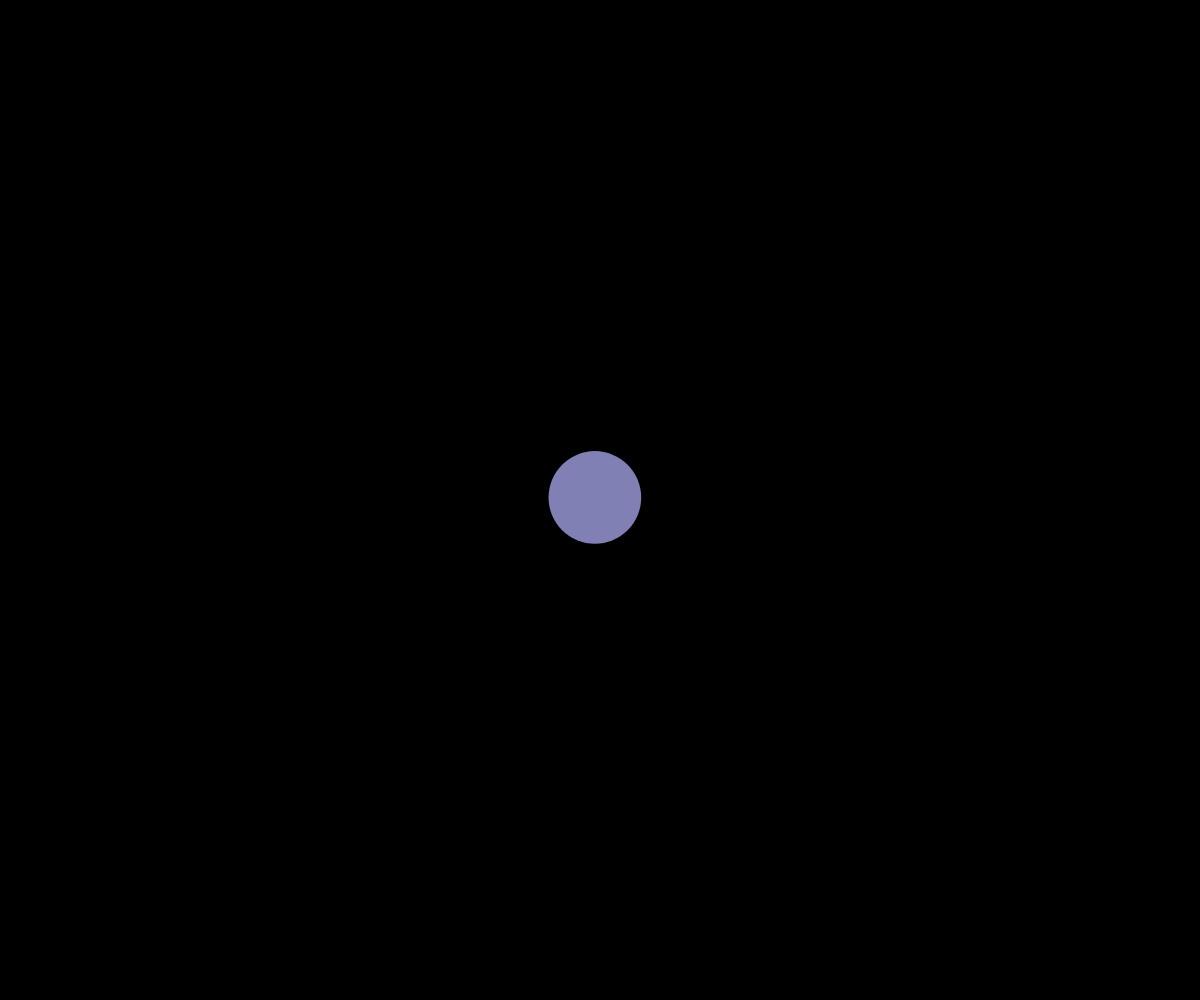
Frame 1 (no input)
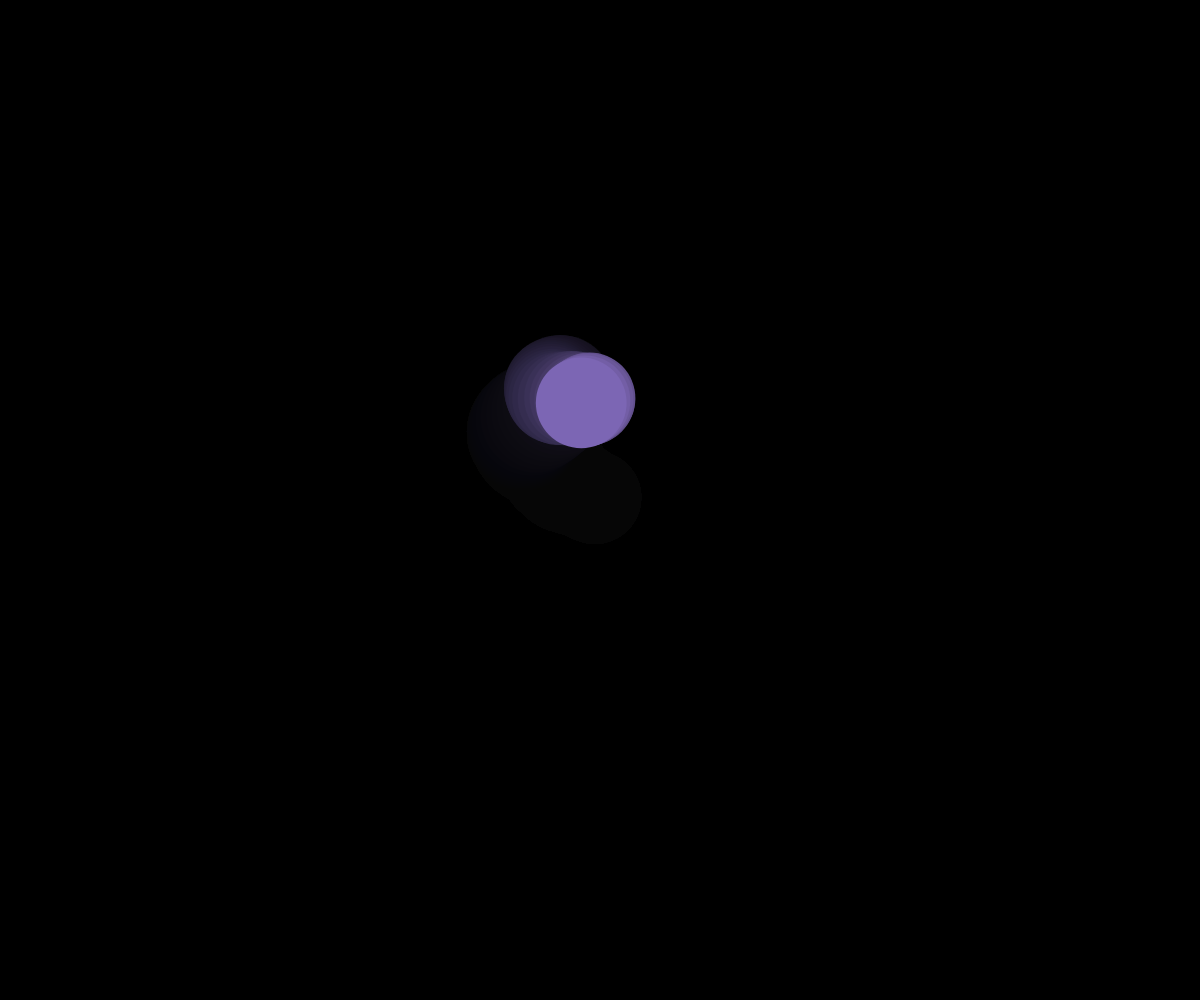
Frame 60 (no input)
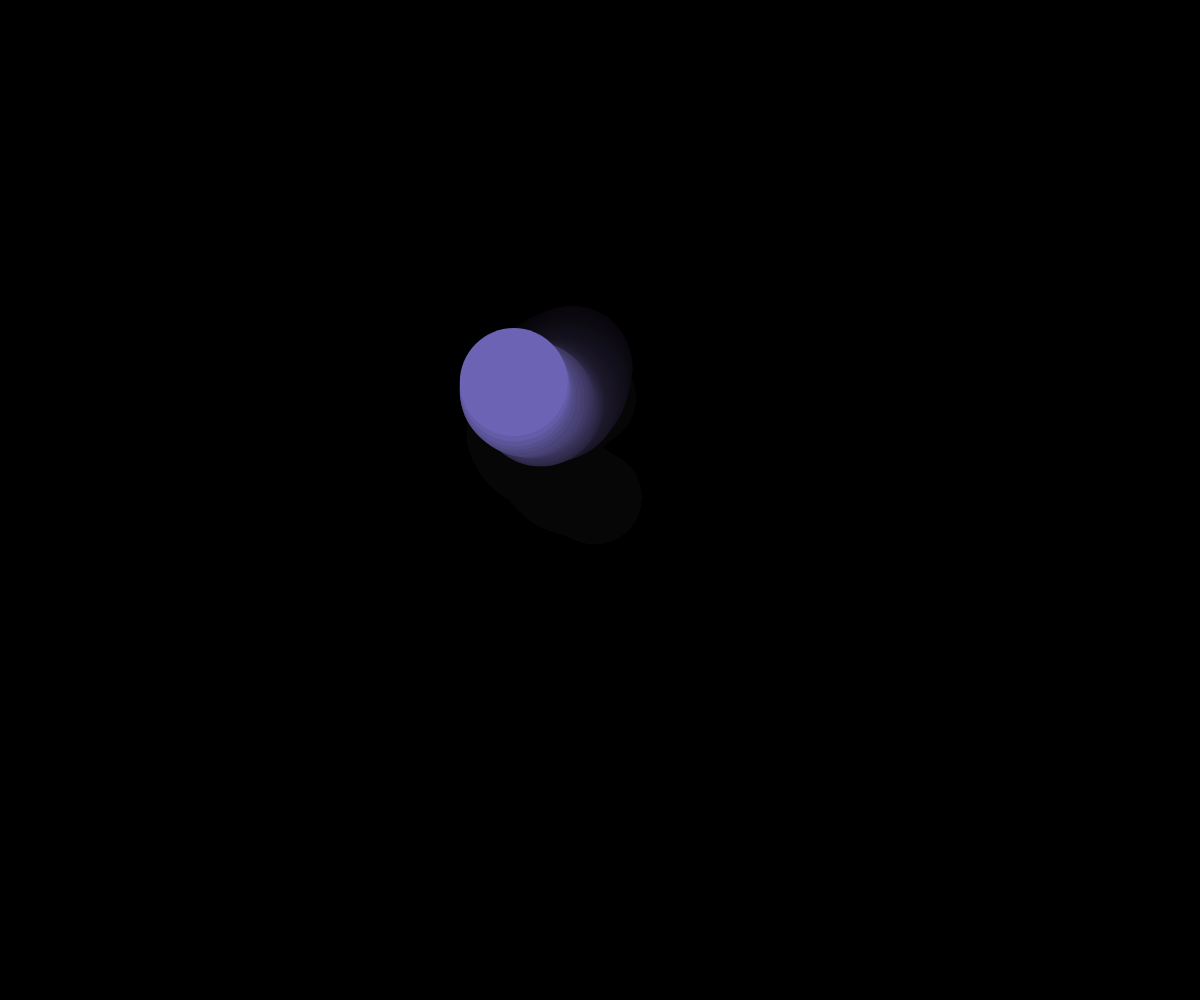
Frame 120 (the mouse pressed at the canvas centre since frame 60)

The p5.js sketch that drew these frames (run headless with seeded random() and noise() and a simulated clock; from frame 60 on, the mouse is pressed at the canvas centre):

// p5.js sketch
// ── sketch.js
// Perlin Noise Demo
// Your Name
// Date
//
// Extra for Experts:
// - describe what you did to take this project "above and beyond"
let x, y;
const MAX_CIRCLE_SIZE = 200;

let sizeTime = 10;
let dT = 0.01;

let perlinX = 100;
let perlinY = 5;
let movementdT = 0.1;

let arrayX = [];    
let arrayY = [];   
let arrayNoiseSize = [];   
let arrayNoisePositionX = [];   
let arrayNoisePositionY = [];   

function setup() {
  createCanvas(windowWidth, windowHeight);
  x = width / 2;
  y = height / 2;
  size = 50;
  background(0);
}

function draw() {
  strokeWeight(0);
  fill(0, 20);
  rect(0, 0, width, height);
  setFill();
  moveCirclePerlin();
  drawCircle();
}

function setFill(){
  let r = map(x, 0, width, 0, 255);
  let g = map(y, 0, height, 0, 255);
  fill (r, g, 180);
}

function drawCircle(){
  setSizePerlin();
  //setSize();
  ellipseMode(CENTER);
  ellipse(x, y, size, size);
  print(size);
}

function setSize(){
  size = random(10, MAX_CIRCLE_SIZE);
}

function setSizePerlin(){
  size = noise(sizeTime) * MAX_CIRCLE_SIZE;
  sizeTime += dT;
}

function moveCirclePerlin(){
  let xSpeed = noise(perlinX);
  xSpeed = map(xSpeed, 0, 1, -10, 10);
  x += xSpeed;
  if (x < 0) x += width;
  else if (x > width) x -= width;
  perlinX += movementdT;

  let ySpeed = noise(perlinY);
  ySpeed = map(ySpeed, 0, 1, -10, 10);
  y += ySpeed;
  if (y < 0) y += height;
  else if (y > height) y -= height;
  perlinY += movementdT;
}
